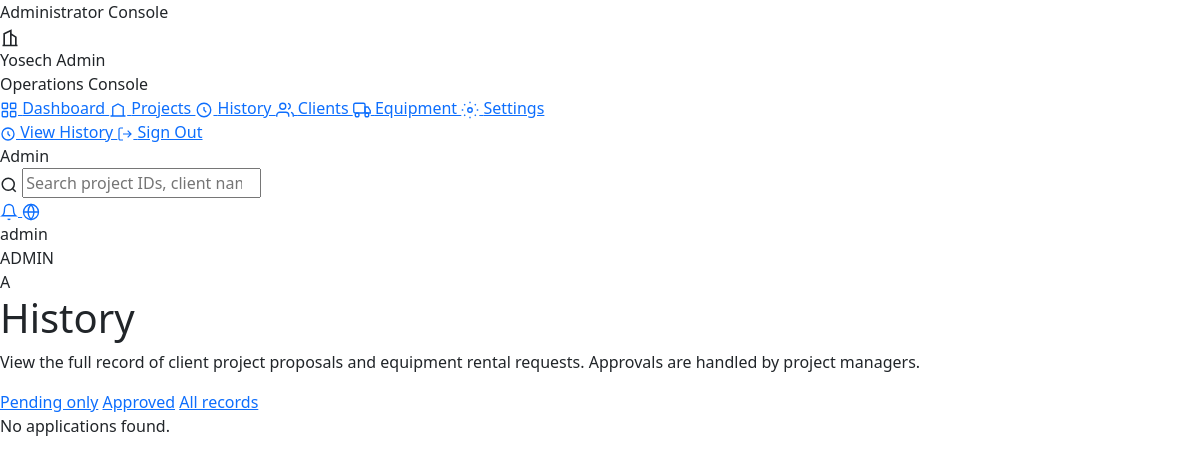
/admin/amin_applications.php (signed in), run on the app's committed database.
### tables this page shows
CREATE TABLE Employee (
    EmployeeID      INT AUTO_INCREMENT PRIMARY KEY,
    UserType        ENUM('Admin', 'Manager', 'Employee') NOT NULL DEFAULT 'Employee',
    Username        VARCHAR(50)  NOT NULL UNIQUE,
    Password        VARCHAR(255) NOT NULL,
    Email           VARCHAR(100) NOT NULL UNIQUE,
    ContactNumber   VARCHAR(20)
);

### includes/admin/helpers.php (called while the page is built, shortened)
<?php
function adminCurrentEmployee(mysqli $conn): ?array
{
    $employeeId = (int) ($_SESSION['user_id'] ?? 0);
    $result = mysqli_query($conn, "SELECT * FROM Employee WHERE EmployeeID = {$employeeId} LIMIT 1");
    return mysqli_fetch_assoc($result) ?: null;
}

### includes/admin/layout_start.php (the view, shortened to what this page needs)
<?php
$adminActiveNav = $adminActiveNav ?? 'dashboard';
$adminPageTitle = $adminPageTitle ?? 'Admin Dashboard';
$adminPageSubtitle = $adminPageSubtitle ?? '';
$adminPageActions = $adminPageActions ?? '';
$adminEmployee = $adminEmployee ?? null;
$adminDisplayName = $adminEmployee['Username'] ?? ($_SESSION['username'] ?? 'Admin User');
$adminRoleLabel = strtoupper($adminEmployee['UserType'] ?? $_SESSION['user_type'] ?? 'ADMIN');
?>
<!DOCTYPE html>
<html lang="en">
<head>
    <link href="https://cdn.jsdelivr.net/npm/bootstrap@5.3.3/dist/css/bootstrap.min.css" rel="stylesheet">
    <link rel="stylesheet" href="<?= BASE_URL ?>/assets/css/admin.css">
</head>
<body class="admin-body">
<div class="admin-shell">
    <aside class="admin-sidebar admin-console-sidebar">
        <div class="admin-console-banner">Administrator Console</div>
        <div class="admin-brand">
            <div class="admin-brand-icon">
                <svg xmlns="http://www.w3.org/2000/svg" width="20" height="20" fill="none" viewBox="0 0 24 24" stroke="currentColor" stroke-width="2"><path d="M3 21h18M5 21V7l8-4v18M19 21V11l-6-4"/></svg>
            </div>
            <div>
                <div class="admin-brand-name">Yosech Admin</div>
                <div class="admin-brand-sub">Operations Console</div>
            </div>
        </div>
        <nav class="admin-nav">
            <a href="<?= BASE_URL ?>/admin/amin_dashboard.php" class="admin-nav-link<?= $adminActiveNav === 'dashboard' ? ' active' : '' ?>">
                Dashboard
            </a>
            <a href="<?= BASE_URL ?>/admin/amin_projects.php" class="admin-nav-link<?= $adminActiveNav === 'projects' ? ' active' : '' ?>">
                <svg xmlns="http://www.w3.org/2000/svg" width="18" height="18" fill="none" viewBox="0 0 24 24" stroke="currentColor" stroke-width="1.8"><path d="M2 20h20M5 20V8l7-4 7 4v12"/></svg>
                Projects
            </a>
            <a href="<?= BASE_URL ?>/admin/amin_applications.php" class="admin-nav-link<?= $adminActiveNav === 'history' ? ' active' : '' ?>">
                <svg xmlns="http://www.w3.org/2000/svg" width="18" height="18" fill="none" viewBox="0 0 24 24" stroke="currentColor" stroke-width="1.8"><path d="M12 8v4l3 3M21 12a9 9 0 1 1-18 0 9 9 0 0 1 18 0z"/></svg>
                History
            </a>
            <a href="<?= BASE_URL ?>/admin/amin_clients.php" class="admin-nav-link<?= $adminActiveNav === 'clients' ? ' active' : '' ?>">
                <svg xmlns="http://www.w3.org/2000/svg" width="18" height="18" fill="none" viewBox="0 0 24 24" stroke="currentColor" stroke-width="1.8"><path d="M17 21v-2a4 4 0 0 0-4-4H5a4 4 0 0 0-4 4v2"/><circle cx="9" cy="7" r="4"/><path d="M23 21v-2a4 4 0 0 0-3-3.87M16 3.13a4 4 0 0 1 0 7.75"/></svg>
                Clients
            </a>
            <a href="<?= BASE_URL ?>/admin/amin_equipment.php" class="admin-nav-link<?= $adminActiveNav === 'equipment' ? ' active' : '' ?>">
                <svg xmlns="http://www.w3.org/2000/svg" width="18" height="18" fill="none" viewBox="0 0 24 24" stroke="currentColor" stroke-width="1.8"><rect x="1" y="3" width="15" height="13" rx="2"/><path d="M16 8h4l3 5v3h-7V8z"/><circle cx="5.5" cy="18.5" r="2.5"/><circle cx="18.5" cy="18.5" r="2.5"/></svg>
                Equipment
            </a>
            <a href="<?= BASE_URL ?>/admin/amin_settings.php" class="admin-nav-link<?= $adminActiveNav === 'settings' ? ' active' : '' ?>">
                <svg xmlns="http://www.w3.org/2000/svg" width="18" height="18" fill="none" viewBox="0 0 24 24" stroke="currentColor" stroke-width="1.8"><circle cx="12" cy="12" r="3"/><path d="M12 1v2M12 21v2M4.22 4.22l1.42 1.42M18.36 18.36l1.42 1.42M1 12h2M21 12h2M4.22 19.78l1.42-1.42M18.36 5.64l1.42-1.42"/></svg>
                Settings
            </a>
        </nav>
        <div class="admin-sidebar-footer">
            <a href="<?= BASE_URL ?>/admin/amin_applications.php" class="admin-btn-new">
                <svg xmlns="http://www.w3.org/2000/svg" width="16" height="16" fill="none" viewBox="0 0 24 24" stroke="currentColor" stroke-width="2"><path d="M12 8v4l3 3M21 12a9 9 0 1 1-18 0 9 9 0 0 1 18 0z"/></svg>
                View History
            </a>
            <a href="<?= BASE_URL ?>/logout.php" class="admin-signout">
                <svg xmlns="http://www.w3.org/2000/svg" width="16" height="16" fill="none" viewBox="0 0 24 24" stroke="currentColor" stroke-width="1.8"><path d="M9 21H5a2 2 0 0 1-2-2V5a2 2 0 0 1 2-2h4M16 17l5-5-5-5M21 12H9"/></svg>
                Sign Out
            </a>
        </div>
    </aside>
    <div class="admin-main">
        <header class="admin-topbar">
            <span class="console-identity console-identity-admin">Admin</span>
            <form class="admin-search" method="get" action="<?= BASE_URL ?>/admin/amin_dashboard.php" id="adminGlobalSearchForm">
                <svg xmlns="http://www.w3.org/2000/svg" width="18" height="18" fill="none" viewBox="0 0 24 24" stroke="currentColor" stroke-width="2"><circle cx="11" cy="11" r="8"/><path d="m21 21-4.35-4.35"/></svg>
                <input type="search" name="q" placeholder="Search project IDs, client names..." value="<?= htmlspecialchars($_GET['q'] ?? '') ?>" aria-label="Search admin records">
            </form>
            <div class="admin-topbar-actions">
                <a href="<?= BASE_URL ?>/admin/amin_applications.php?status=Pending" class="admin-icon-btn" title="Pending applications history">
                    <svg xmlns="http://www.w3.org/2000/svg" width="18" height="18" fill="none" viewBox="0 0 24 24" stroke="currentColor" stroke-width="1.8"><path d="M18 8A6 6 0 0 0 6 8c0 7-3 9-3 9h18s-3-2-3-9"/><path d="M13.73 21a2 2 0 0 1-3.46 0"/></svg>
                </a>
                <a href="<?= BASE_URL ?>/index.php" class="admin-icon-btn" title="View public site" target="_blank" rel="noopener">
                    <svg xmlns="http://www.w3.org/2000/svg" width="18" height="18" fill="none" viewBox="0 0 24 24" stroke="currentColor" stroke-width="1.8"><circle cx="12" cy="12" r="10"/><path d="M2 12h20M12 2a15.3 15.3 0 0 1 4 10 15.3 15.3 0 0 1-4 10 15.3 15.3 0 0 1-4-10 15.3 15.3 0 0 1 4-10z"/></svg>
                </a>
                <div class="admin-user">
                    <div class="admin-user-meta">
                        <div class="admin-user-name"><?= htmlspecialchars($adminDisplayName) ?></div>
                        <div class="admin-user-role"><?= htmlspecialchars($adminRoleLabel) ?></div>
                    </div>
                    <div class="admin-user-avatar"><?= strtoupper(substr($adminDisplayName, 0, 1)) ?></div>
                </div>
            </div>
        </header>
        <main class="admin-content">
            <div class="admin-page-head">
                <div>
                    <h1 class="admin-page-title"><?= htmlspecialchars($adminPageTitle) ?></h1>
                    <?php if ($adminPageSubtitle !== ''): ?>
                        <p class="admin-page-sub"><?= htmlspecialchars($adminPageSubtitle) ?></p>
                    <?php endif; ?>
                </div>
                <?php if ($adminPageActions !== ''): ?>
                    <div class="admin-page-actions"><?= $adminPageActions ?></div>
                <?php endif; ?>
            </div>

### data on the page
employee: Username "admin", UserType "ADMIN", Username "A"

### other printed values
$adminPageTitle "History"
$adminPageSubtitle "View the full record of client project proposals and equipment rental requests. Approvals are handled by project managers."
